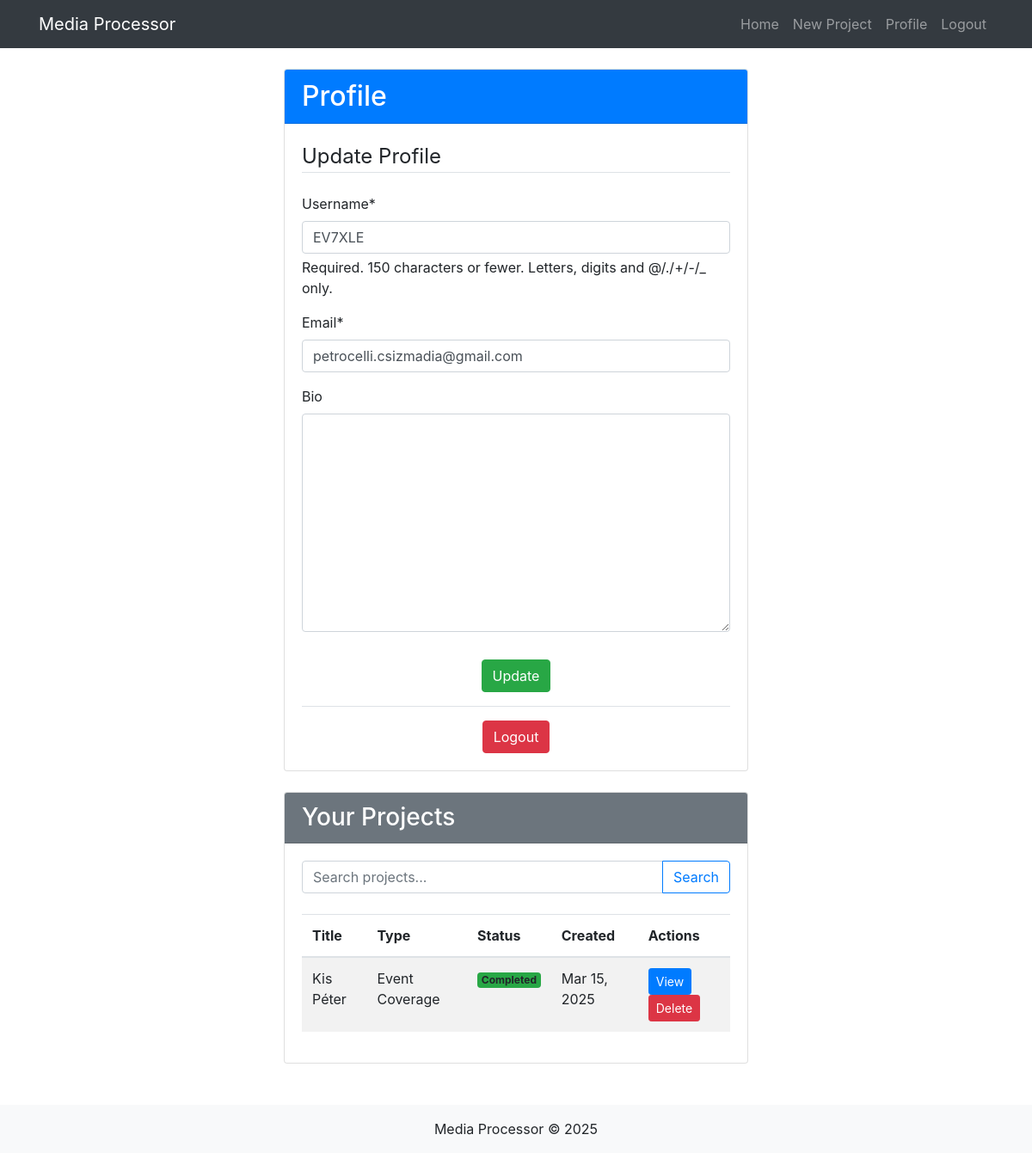
Page /accounts/profile/ (signed in) on the earlier database version.
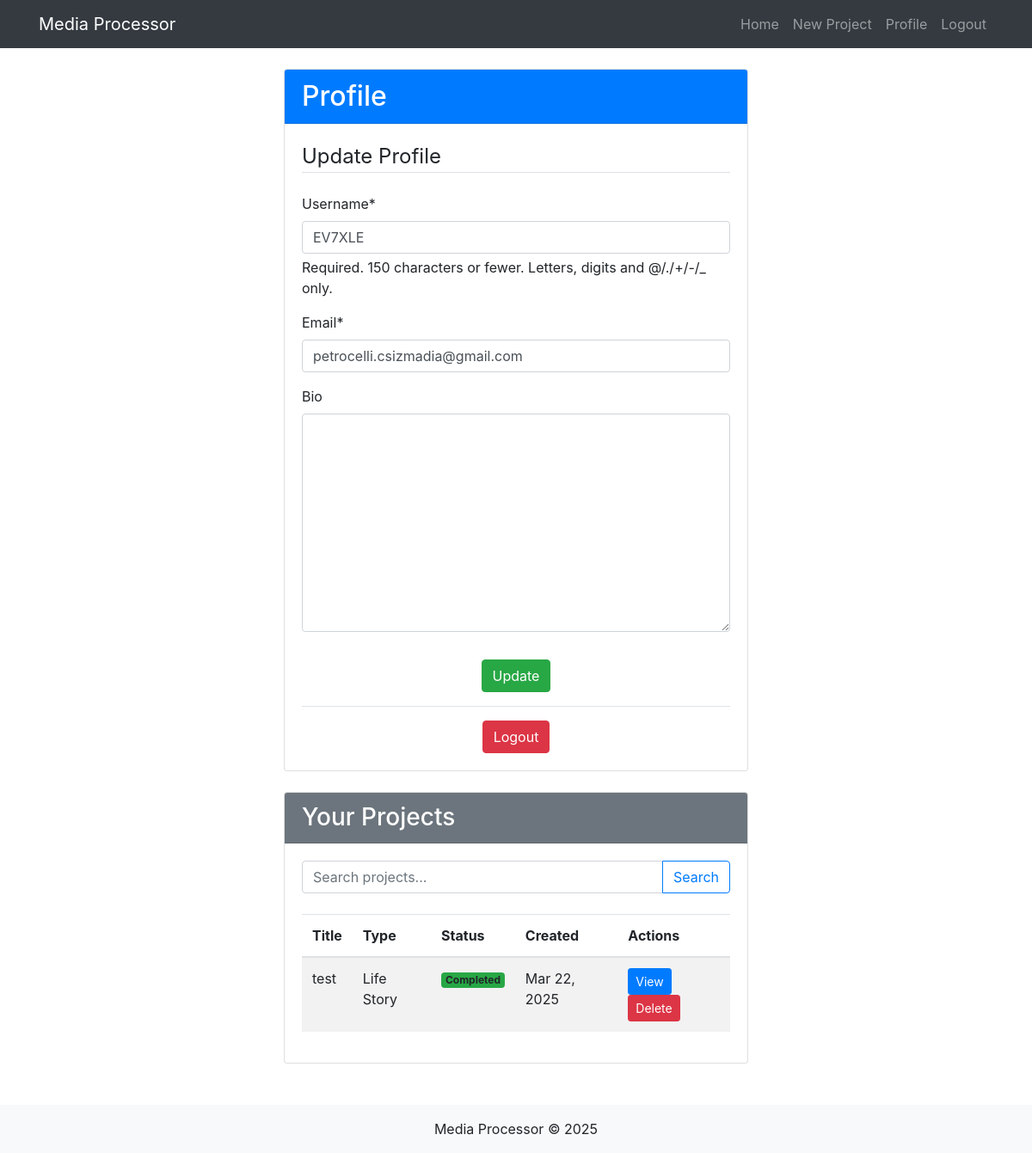
Same page on the later database version.
### media_app/models.py (models this page shows, shortened)
class MediaProject(models.Model):
    STATUS_CHOICES = (
        ('pending', 'Pending'),
        ('processing', 'Processing'),
        ('completed', 'Completed'),
        ('failed', 'Failed'),
    )
    PROJECT_TYPES = (
        ('life_story', 'Life Story'),
        ('event_coverage', 'Event Coverage'),
        ('memory_collection', 'Memory Collection'),
    )
    title = models.CharField(max_length=200)
    description = models.TextField(blank=True)
    user = models.ForeignKey(User, on_delete=models.CASCADE)
    created_at = models.DateTimeField(auto_now_add=True)
    updated_at = models.DateTimeField(auto_now=True)
    status = models.CharField(max_length=20, choices=STATUS_CHOICES, default='pending')
    output_file = models.FileField(upload_to='outputs/', null=True, blank=True)
    qr_code = models.FileField(upload_to='qrcodes/', null=True, blank=True)
    type = models.CharField(max_length=20, choices=PROJECT_TYPES, default='life_story')
    drive_file_id = models.CharField(max_length=100, null=True, blank=True)
    drive_web_view_link = models.URLField(max_length=500, null=True, blank=True)

### accounts/views.py (the view)
# urls.py: path('profile/', views.profile, name='profile'),
@login_required
def profile(request):
    profile, created = Profile.objects.get_or_create(user=request.user)
    search_query = request.GET.get('search', '')
    projects = MediaProject.objects.filter(user=request.user)
    if search_query:
        projects = projects.filter(
            Q(title__icontains=search_query) |
            Q(description__icontains=search_query)
        )
    projects = projects.order_by('-created_at')
    if request.method == 'POST':
        if 'delete_project' in request.POST:
            project_id = request.POST.get('project_id')
            try:
                project = MediaProject.objects.get(id=project_id, user=request.user)
                project.delete()
                messages.success(request, f'Project "{project.title}" deleted successfully!')
            except MediaProject.DoesNotExist:
                messages.error(request, 'Project not found or you do not have permission.')
            except Exception as e:
                logger.error(f"Error deleting project {project_id}: {str(e)}")
                messages.error(request, f'An error occurred: {str(e)}')
            return redirect('profile')
        u_form = UserUpdateForm(request.POST, instance=request.user)
        p_form = ProfileUpdateForm(request.POST, instance=profile)
        if u_form.is_valid() and p_form.is_valid():
            u_form.save()
            p_form.save()
            messages.success(request, 'Your account has been updated!')
            return redirect('profile')
    else:
        u_form = UserUpdateForm(instance=request.user)
        p_form = ProfileUpdateForm(instance=profile)
    context = {
        'u_form': u_form,
        'p_form': p_form,
        'projects': projects,
        'search_query': search_query
    }
    return render(request, 'accounts/profile.html', context)

### accounts/forms.py
class UserUpdateForm(forms.ModelForm):
    email = forms.EmailField()
    class Meta:
        model = User
        fields = ['username', 'email']

class ProfileUpdateForm(forms.ModelForm):
    class Meta:
        model = Profile
        fields = ['bio']

### accounts/templates/accounts/profile.html (shortened to what this page needs)
{% extends 'base.html' %}
{% load crispy_forms_tags %}
{% block content %}
<div class="row">
    <div class="col-md-6 offset-md-3">
        <div class="card mb-4">
            <div class="card-header bg-primary text-white">
                <h2 class="mb-0">Profile</h2>
            </div>
            <div class="card-body">
                <form method="POST">
                    <fieldset class="form-group">
                        <legend class="border-bottom mb-4">Update Profile</legend>
                        {{ u_form|crispy }}
                        {{ p_form|crispy }}
                    </fieldset>
                    <div class="form-group text-center mt-3">
                        <button type="submit" class="btn btn-success">Update</button>
                    </div>
                </form>
                <div class="border-top pt-3 mt-3 text-center">
                    <a href="{% url 'logout' %}" class="btn btn-danger">Logout</a>
                </div>
            </div>
        </div>
        <div class="card">
            <div class="card-header bg-secondary text-white">
                <h3 class="mb-0">Your Projects</h3>
            </div>
            <div class="card-body">
                <form method="GET" class="mb-4">
                    <div class="input-group">
                        <input type="text" name="search" class="form-control" placeholder="Search projects..." value="{{ search_query }}">
                        <div class="input-group-append">
                            <button class="btn btn-outline-primary" type="submit">Search</button>
                        </div>
                    </div>
                </form>
                {% if projects %}
                    <div class="table-responsive">
                        <table class="table table-striped">
                            <thead>
                                <tr>
                                    <th>Title</th>
                                    <th>Type</th>
                                    <th>Status</th>
                                    <th>Created</th>
                                    <th>Actions</th>
                                </tr>
                            </thead>
                            <tbody>
                                {% for project in projects %}
                                    <tr>
                                        <td>{{ project.title }}</td>
                                        <td>{{ project.get_type_display }}</td>
                                        <td>
                                            <span class="badge
                                                {% if project.status == 'completed' %}bg-success
                                                {% elif project.status == 'failed' %}bg-danger
                                                {% elif project.status == 'processing' %}bg-warning
                                                {% else %}bg-info{% endif %}">
                                                {{ project.get_status_display }}
                                            </span>
                                        </td>
                                        <td>{{ project.created_at|date:"M d, Y" }}</td>
                                        <td>
                                            <a href="{% url 'project_detail' project.id %}" class="btn btn-sm btn-primary">View</a>
                                            <form method="POST" class="d-inline">
                                                <button type="submit" class="btn btn-sm btn-danger">Delete</button>
                                            </form>
                                        </td>
                                    </tr>
                                {% endfor %}
                            </tbody>
                        </table>
                    </div>
                {% endif %}
            </div>
        </div>
    </div>
</div>
{% endblock %}

Differences in the rows shown:
removed MediaProject: title "Kis Péter", type "Event Coverage", status "Completed", created_at "Mar 15, 2025"
added MediaProject: title "test", type "Life Story", status "Completed", created_at "Mar 22, 2025"
